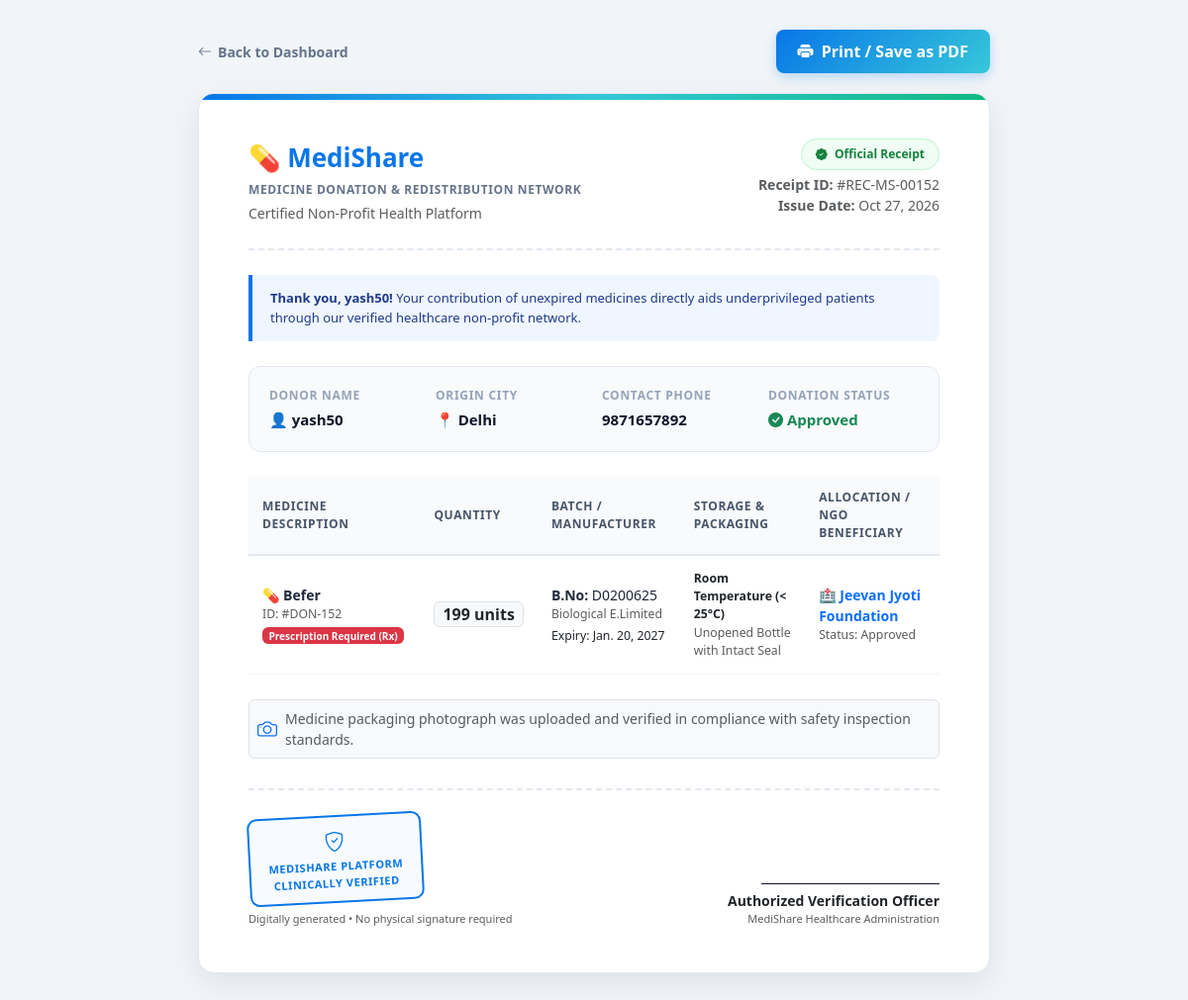
Page /receipt/152/ (signed in) on the committed database.
### core/models.py (models this page shows, shortened)
class MedicineDonation(models.Model):
    STATUS_CHOICES = [
        ('PENDING', 'Pending'),
        ('APPROVED', 'Approved'),
        ('REJECTED', 'Rejected'),
    ]
    PACKAGING_CHOICES = [
        ('SEALED_BLISTER', 'Original Sealed Blister/Strip'),
        ('INTACT_BOTTLE', 'Unopened Bottle with Intact Seal'),
        ('ORIGINAL_BOX', 'Original Intact Box/Vial Pack'),
        ('OPENED_DAMAGED', 'Opened or Damaged Packaging (Ineligible)'),
    ]
    STORAGE_CHOICES = [
        ('ROOM_TEMPERATURE', 'Room Temperature (< 25°C)'),
        ('COLD_CHAIN', 'Refrigerated / Cold Chain (2°C - 8°C)'),
        ('COOL_DRY', 'Cool & Dry Place (< 30°C)'),
    ]
    donor = models.ForeignKey(User, on_delete=models.CASCADE)
    medicine_name = models.CharField(max_length=100)
    quantity = models.IntegerField()
    expiry_date = models.DateField()
    city = models.CharField(max_length=100)
    batch_number = models.CharField(max_length=50, blank=True, null=True, default='')
    manufacturer = models.CharField(max_length=100, blank=True, null=True, default='')
    packaging_condition = models.CharField(max_length=30, choices=PACKAGING_CHOICES, default='SEALED_BLISTER')
    is_opened = models.BooleanField(default=False)
    storage_conditions = models.CharField(max_length=30, choices=STORAGE_CHOICES, default='ROOM_TEMPERATURE')
    prescription_required = models.BooleanField(default=False)
    authenticity_declared = models.BooleanField(default=True)
    status = models.CharField(max_length=10, choices=STATUS_CHOICES, default='PENDING')
    image = models.ImageField(upload_to='medicine_images/', blank=True, null=True)

class User(AbstractUser):
    ROLE_CHOICES = (
        ('DONOR', 'Donor'),
        ('NGO', 'NGO'),
    )
    role = models.CharField(max_length=10, choices=ROLE_CHOICES, default='DONOR')
    phone = models.CharField(max_length=15, blank=True, null=True)
    address = models.TextField(blank=True, null=True)
    ngo_name = models.CharField(max_length=200, blank=True, null=True)
    NGO_STATUS_CHOICES = (
        ('PENDING', 'Pending Verification'),
        ('APPROVED', 'Approved'),
        ('REJECTED', 'Rejected'),
    )
    ngo_reg_number = models.CharField(max_length=100, blank=True, null=True)
    ngo_document = models.FileField(upload_to='ngo_documents/', blank=True, null=True)
    is_verified_ngo = models.BooleanField(default=False)
    ngo_verification_status = models.CharField(max_length=20, choices=NGO_STATUS_CHOICES, default='PENDING')

class MedicineRequest(models.Model):
    STATUS_CHOICES = [
        ('REQUESTED', 'Requested'),
        ('APPROVED', 'Approved'),
        ('PACKED', 'Packed'),
        ('SHIPPED', 'Shipped'),
        ('OUT_FOR_DELIVERY', 'Out for Delivery'),
        ('DELIVERED', 'Delivered'),
        ('REJECTED', 'Rejected'),
    ]
    ngo = models.ForeignKey(User, on_delete=models.CASCADE)
    donation = models.ForeignKey(MedicineDonation, on_delete=models.CASCADE)
    quantity = models.IntegerField(default=1)
    reason = models.TextField(blank=True, null=True)
    status = models.CharField(
        max_length=20,
        choices=STATUS_CHOICES,
        default='REQUESTED'
    )
    created_at = models.DateTimeField(auto_now_add=True)

### core/views.py (the view)
# urls.py: path('receipt/<int:id>/', views.donation_receipt, name='donation_receipt'),
@login_required
def donation_receipt(request, id):
    donation = get_object_or_404(MedicineDonation, id=id)
    if donation.donor != request.user and not request.user.is_superuser:
        return get_user_dashboard_redirect(request.user)
    ngo_request = MedicineRequest.objects.filter(donation=donation).first()
    return render(request, 'donation_receipt.html', {
        'donation': donation,
        'ngo_request': ngo_request,
    })

### core/templates/donation_receipt.html (shortened to what this page needs)
<!DOCTYPE html>
<html lang="en">
<head>
<link href="https://cdn.jsdelivr.net/npm/bootstrap@5.3.0/dist/css/bootstrap.min.css" rel="stylesheet">
<link rel="stylesheet" href="https://cdn.jsdelivr.net/npm/bootstrap-icons@1.11.3/font/bootstrap-icons.min.css">
</head>
<body>
<div class="action-bar">
    <a href="{% if request.user.is_superuser %}/admin-dashboard/{% elif request.user.role == 'NGO' %}/ngo/{% else %}/dashboard/{% endif %}" class="btn-back">
        <i class="bi bi-arrow-left"></i> Back to Dashboard
    </a>
    <button onclick="window.print()" class="btn-print">
        <i class="bi bi-printer-fill me-1"></i> Print / Save as PDF
    </button>
</div>
<div class="receipt-card">
    <div class="receipt-header">
        <div>
            <div class="brand-title">
                <span>💊 MediShare</span>
            </div>
            <div class="receipt-tag">Medicine Donation & Redistribution Network</div>
            <div class="text-muted small mt-1">Certified Non-Profit Health Platform</div>
        </div>
        <div class="text-end">
            <div class="receipt-badge mb-1">
                <i class="bi bi-patch-check-fill me-1"></i> Official Receipt
            </div>
            <div class="text-muted small"><strong>Receipt ID:</strong> #REC-MS-{{ donation.id|stringformat:"05d" }}</div>
            <div class="text-muted small"><strong>Issue Date:</strong> {% now "M d, Y" %}</div>
        </div>
    </div>
    <div class="appreciation-note">
        <strong>Thank you, {{ donation.donor.username }}!</strong> Your contribution of unexpired medicines directly aids underprivileged patients through our verified healthcare non-profit network.
    </div>
    <div class="info-section">
        <div class="row g-3">
            <div class="col-md-3 col-6">
                <div class="info-title">Donor Name</div>
                <div class="info-value">👤 {{ donation.donor.username }}</div>
            </div>
            <div class="col-md-3 col-6">
                <div class="info-title">Origin City</div>
                <div class="info-value">📍 {{ donation.city }}</div>
            </div>
            <div class="col-md-3 col-6">
                <div class="info-title">Contact Phone</div>
                <div class="info-value">{{ donation.donor.phone|default:"Verified Account" }}</div>
            </div>
            <div class="col-md-3 col-6">
                <div class="info-title">Donation Status</div>
                <div class="info-value text-success">
                    <i class="bi bi-check-circle-fill"></i> {{ donation.get_status_display }}
                </div>
            </div>
        </div>
    </div>
    <table class="receipt-table">
        <thead>
            <tr>
                <th>Medicine Description</th>
                <th>Quantity</th>
                <th>Batch / Manufacturer</th>
                <th>Storage & Packaging</th>
                <th>Allocation / NGO Beneficiary</th>
            </tr>
        </thead>
        <tbody>
            <tr>
                <td>
                    <strong>💊 {{ donation.medicine_name }}</strong>
                    <div class="text-muted small">ID: #DON-{{ donation.id }}</div>
                    {% if donation.prescription_required %}
                        <span class="badge bg-danger" style="font-size: 10px;">Prescription Required (Rx)</span>
                    {% else %}
                        <span class="badge bg-secondary" style="font-size: 10px;">OTC</span>
                    {% endif %}
                </td>
                <td>
                    <span class="badge bg-light text-dark border px-2 py-1 fs-6">
                        {{ donation.quantity }} units
                    </span>
                </td>
                <td>
                    <div><strong>B.No:</strong> {{ donation.batch_number|default:"-" }}</div>
                    <div class="text-muted small">{{ donation.manufacturer|default:"Standard Pharmaceutical" }}</div>
                    <div class="text-dark small mt-1">Expiry: {{ donation.expiry_date }}</div>
                </td>
                <td>
                    <div class="small fw-semibold text-dark">{{ donation.get_storage_conditions_display }}</div>
                    <div class="text-muted small">{{ donation.get_packaging_condition_display }}</div>
                </td>
                <td>
                    {% if ngo_request %}
                        <span class="text-primary fw-semibold">
                            🏥 {{ ngo_request.ngo.ngo_name|default:ngo_request.ngo.username }}
                        </span>
                        <div class="text-muted small">Status: {{ ngo_request.get_status_display }}</div>
                    {% else %}
                        <span class="text-success small">
                            <i class="bi bi-box-seam me-1"></i> Available in Verified Pool
                        </span>
                    {% endif %}
                </td>
            </tr>
        </tbody>
    </table>
    {% if donation.image %}
    <div class="mb-4 text-muted small p-2 bg-light rounded border d-flex align-items-center gap-2">
        <i class="bi bi-camera text-primary fs-5"></i>
        <span>Medicine packaging photograph was uploaded and verified in compliance with safety inspection standards.</span>
    </div>
    {% endif %}
    <div class="verification-footer">
        <div>
            <div class="stamp-box">
                <i class="bi bi-shield-check"></i>
                MEDISHARE PLATFORM<br>
                CLINICALLY VERIFIED
            </div>
            <div class="text-muted small mt-2" style="font-size: 11px;">
                Digitally generated &bull; No physical signature required
            </div>
        </div>
        <div class="signature-block">
            <div class="signature-line"></div>
            <div class="fw-bold small text-dark">Authorized Verification Officer</div>
            <div class="text-muted small" style="font-size: 11px;">MediShare Healthcare Administration</div>
        </div>
    </div>
</div>
</body>
</html>

### core/templates/donation_receipt.html (style rules this page uses)
* { box-sizing: border-box; }
body { background-color: #f1f5f9; font-family: 'Segoe UI', -apple-system, BlinkMacSystemFont, Roboto, sans-serif; color: #1e293b; padding: 30px 15px; margin: 0; }
.action-bar { max-width: 800px; margin: 0 auto 20px; display: flex; justify-content: space-between; align-items: center; }
.btn-print { background: linear-gradient(135deg, #0876e8, #36c7d9); color: white; font-weight: 600; border: none; padding: 10px 22px; border-radius: 8px; box-shadow: 0 4px 12px rgba(8, 118, 232, 0.25); transition: all 0.2s ease; }
.btn-back { color: #64748b; text-decoration: none; font-size: 14px; font-weight: 600; display: inline-flex; align-items: center; gap: 6px; }
.receipt-card { max-width: 800px; margin: 0 auto; background: #ffffff; border-radius: 16px; box-shadow: 0 10px 30px rgba(0, 0, 0, 0.08); border: 1px solid #e2e8f0; padding: 45px 50px; position: relative; overflow: hidden; }
.receipt-card::before { content: ''; position: absolute; top: 0; left: 0; right: 0; height: 6px; background: linear-gradient(90deg, #0876e8, #36c7d9, #10b981); }
.receipt-header { display: flex; justify-content: space-between; align-items: flex-start; border-bottom: 2px dashed #e2e8f0; padding-bottom: 25px; margin-bottom: 25px; }
.brand-title { font-size: 26px; font-weight: 800; color: #0876e8; display: flex; align-items: center; gap: 8px; margin-bottom: 4px; }
.receipt-tag { font-size: 12px; text-transform: uppercase; letter-spacing: 0.05em; color: #64748b; font-weight: 600; }
.receipt-badge { background: #f0fdf4; border: 1px solid #bbf7d0; color: #15803d; font-weight: 700; font-size: 12px; padding: 6px 14px; border-radius: 20px; display: inline-block; }
.info-section { background: #f8fafc; border: 1px solid #e2e8f0; border-radius: 12px; padding: 20px; margin-bottom: 25px; }
.info-title { font-size: 12px; text-transform: uppercase; letter-spacing: 0.06em; color: #94a3b8; font-weight: 700; margin-bottom: 4px; }
.info-value { font-size: 15px; font-weight: 600; color: #0f172a; }
.receipt-table { width: 100%; margin-bottom: 25px; border-collapse: collapse; }
.receipt-table th { background: #f8fafc; color: #475569; font-weight: 700; font-size: 12px; text-transform: uppercase; letter-spacing: 0.05em; padding: 12px 14px; border-bottom: 2px solid #e2e8f0; }
.receipt-table td { padding: 14px; border-bottom: 1px solid #f1f5f9; font-size: 14px; vertical-align: middle; }
.verification-footer { display: flex; justify-content: space-between; align-items: flex-end; margin-top: 30px; padding-top: 25px; border-top: 2px dashed #e2e8f0; }
.stamp-box { border: 2px solid #0876e8; border-radius: 10px; padding: 10px 18px; display: inline-block; color: #0876e8; text-align: center; font-weight: 800; font-size: 11px; letter-spacing: 0.05em; transform: rotate(-3deg); background: rgba(8, 118, 232, 0.03); }
.stamp-box i { font-size: 20px; display: block; margin-bottom: 2px; }
.signature-block { text-align: right; }
.signature-line { width: 180px; border-bottom: 1.5px solid #0f172a; margin-bottom: 6px; margin-left: auto; }
.appreciation-note { background: #eff6ff; border-left: 4px solid #0876e8; padding: 14px 18px; border-radius: 0 8px 8px 0; font-size: 13px; color: #1e3a8a; line-height: 1.5; margin-bottom: 25px; }

### rows in the picture
MedicineDonation: id "00152", donor.username "yash50", city "Delhi", donor.phone "9871657892", status "Approved", medicine_name "Befer", id "152", quantity "199", batch_number "D0200625", manufacturer "Biological E.Limited", expiry_date "Jan. 20, 2027", storage_conditions "Room Temperature (< 25°C)", packaging_condition "Unopened Bottle with Intact Seal"
MedicineRequest: ngo.ngo_name "Jeevan Jyoti Foundation", status "Approved"
